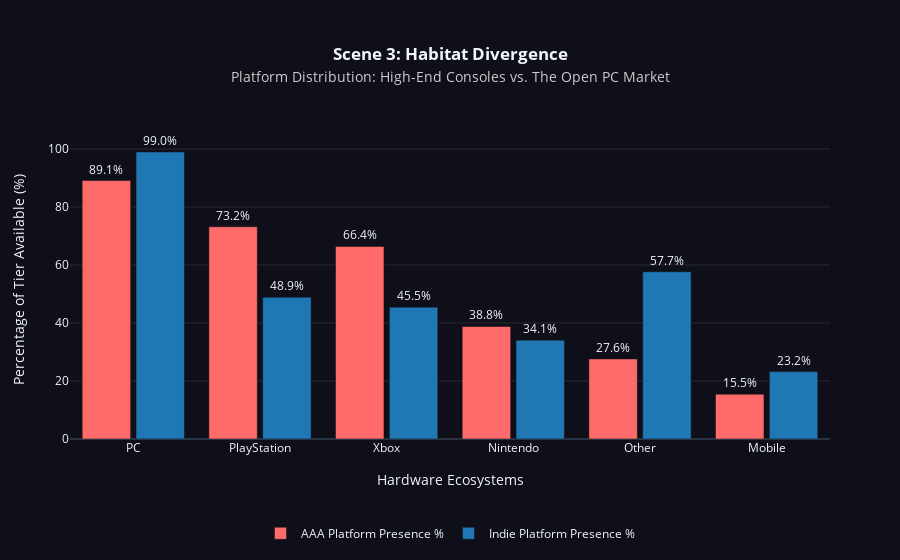

Source (notebook cell):
### Code cell
import plotly.graph_objects as go
import pandas as pd

# --- 1. DATA PREP: EXPLODING PLATFORMS ---
df_plat = df_clean.copy()

# Explode platforms into individual rows
if isinstance(df_plat['platforms'].iloc[0], str):
    df_plat['platforms'] = df_plat['platforms'].str.split(',')
df_plat = df_plat.explode('platforms')
df_plat['platforms'] = df_plat['platforms'].str.strip()

# Simplify platform names (Grouping all PlayStations, Xboxes, etc.)
def simplify_platform(plat):
    plat = str(plat).lower()
    if 'playstation' in plat: return 'PlayStation'
    if 'xbox' in plat: return 'Xbox'
    if 'pc' in plat: return 'PC'
    if 'nintendo' in plat or 'switch' in plat: return 'Nintendo'
    if 'ios' in plat or 'android' in plat: return 'Mobile'
    return 'Other'

df_plat['platform_group'] = df_plat['platforms'].apply(simplify_platform)

# Calculate concentration per tier
tier_totals = df_clean['tier'].value_counts().to_dict()
df_grouped = df_plat.groupby(['platform_group', 'tier']).size().reset_index(name='count')
df_grouped['percentage'] = df_grouped.apply(
    lambda row: (row['count'] / tier_totals[row['tier']]) * 100, axis=1
)

# Pivot for Plotly
df_pivot_p = df_grouped.pivot(index='platform_group', columns='tier', values='percentage').fillna(0)
df_pivot_p = df_pivot_p.sort_values('AAA', ascending=False) # Sort by AAA priority

# --- 2. CREATE THE FIGURE ---
fig = go.Figure()

# AAA Bars
fig.add_trace(go.Bar(
    x=df_pivot_p.index,
    y=df_pivot_p['AAA'],
    name='AAA Platform Presence %',
    marker_color='#FF6B6B',
    text=df_pivot_p['AAA'].apply(lambda x: f"{x:.1f}%"),
    textposition='outside',
    hovertemplate='<b>AAA</b><br>%{x}: %{y:.1f}% availability<extra></extra>'
))

# Indie Bars
fig.add_trace(go.Bar(
    x=df_pivot_p.index,
    y=df_pivot_p['Indie'],
    name='Indie Platform Presence %',
    marker_color='#1F77B4',
    text=df_pivot_p['Indie'].apply(lambda x: f"{x:.1f}%"),
    textposition='outside',
    hovertemplate='<b>Indie</b><br>%{x}: %{y:.1f}% availability<extra></extra>'
))

# --- 3. LAYOUT & SPACING ---
fig.update_layout(
    title=dict(
        text='<b>Scene 3: Habitat Divergence</b><br><span style="font-size:14px; color:#ccc;">Platform Distribution: High-End Consoles vs. The Open PC Market</span>',
        x=0.5, xanchor='center'
    ),
    template='plotly_dark',
    paper_bgcolor='#0f0f1a',
    plot_bgcolor='#0f0f1a',
    barmode='group',
    bargap=0.15,
    bargroupgap=0.1,
    margin=dict(l=70, r=70, t=120, b=100),
    xaxis=dict(title=dict(text='Hardware Ecosystems', standoff=20), showgrid=False),
    yaxis=dict(
        title=dict(text='Percentage of Tier Available (%)', standoff=20),
        range=[0, 110], # Extra room for "outside" text
        gridcolor='#282830'
    ),
    legend=dict(orientation="h", yanchor="top", y=-0.25, xanchor="center", x=0.5)
)

fig.show()

### Figure 1 — Plotly figure (JSON) as saved in the notebook; plotly's stock layout.template omitted (floating-point values rounded to 4 significant figures)
{"data": [{"hovertemplate": "<b>AAA</b><br>%{x}: %{y:.1f}% availability<extra></extra>", "marker": {"color": "#FF6B6B"}, "name": "AAA Platform Presence %", "text": ["89.1%", "73.2%", "66.4%", "38.8%", "27.6%", "15.5%"], "textposition": "outside", "type": "bar", "x": ["PC", "PlayStation", "Xbox", "Nintendo", "Other", "Mobile"], "y": [89.12, 73.19, 66.4, 38.8, 27.6, 15.46]}, {"hovertemplate": "<b>Indie</b><br>%{x}: %{y:.1f}% availability<extra></extra>", "marker": {"color": "#1F77B4"}, "name": "Indie Platform Presence %", "text": ["99.0%", "48.9%", "45.5%", "34.1%", "57.7%", "23.2%"], "textposition": "outside", "type": "bar", "x": ["PC", "PlayStation", "Xbox", "Nintendo", "Other", "Mobile"], "y": [98.99, 48.89, 45.47, 34.09, 57.67, 23.24]}], "layout": {"bargap": 0.15, "bargroupgap": 0.1, "barmode": "group", "legend": {"orientation": "h", "x": 0.5, "xanchor": "center", "y": -0.25, "yanchor": "top"}, "margin": {"b": 100, "l": 70, "r": 70, "t": 120}, "paper_bgcolor": "#0f0f1a", "plot_bgcolor": "#0f0f1a", "title": {"text": "<b>Scene 3: Habitat Divergence</b><br><span style=\"font-size:14px; color:#ccc;\">Platform Distribution: High-End Consoles vs. The Open PC Market</span>", "x": 0.5, "xanchor": "center"}, "xaxis": {"showgrid": false, "title": {"standoff": 20, "text": "Hardware Ecosystems"}}, "yaxis": {"gridcolor": "#282830", "range": [0, 110], "title": {"standoff": 20, "text": "Percentage of Tier Available (%)"}}}}
